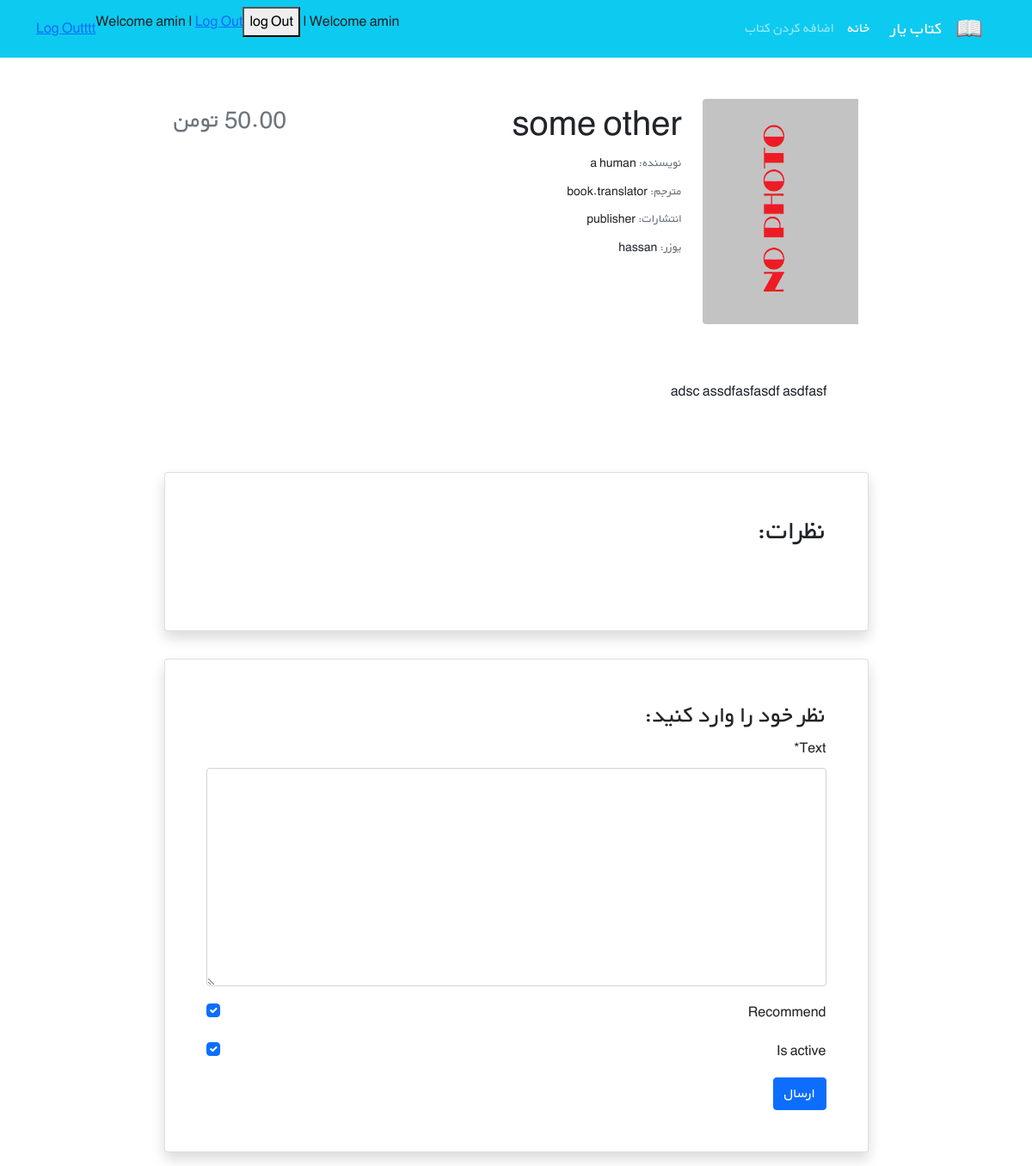
The page /books/22 (signed in) on the database its author committed.
### accounts/models.py (models this page shows)
class CustomUser(AbstractUser):
    age = models.PositiveIntegerField(null=True, blank=True)

### books/models.py (models this page shows, shortened)
class Book(models.Model):
    user = models.ForeignKey(get_user_model(), on_delete=models.CASCADE)
    title = models.CharField(max_length=200)
    author = models.CharField(max_length=200)
    brief = models.TextField()
    price = models.DecimalField(max_digits=5, decimal_places=2)
    cover = models.ImageField(upload_to='covers/', blank=True)

### books/views.py (the view)
# urls.py: path('<int:pk>', book_detail_view, name='book_detail'),
@login_required()
def book_detail_view(request, pk):
    book = get_object_or_404(Book, pk=pk)  # get book object
    book_comments = book.comments.all()    # get book comments
    if request.method == 'POST':
        comment_form = CommentForm(request.POST)
        if comment_form.is_valid():
            new_comment = comment_form.save(commit=False)
            new_comment.book = book
            new_comment.user = request.user
            new_comment.save()
            comment_form = CommentForm()
    else:
        comment_form = CommentForm()
    return render(request, 'books/book_detail.html', {
        'book':book,
        'comments':book_comments,
        'comment_form' : comment_form,
    })

### books/forms.py
class CommentForm(forms.ModelForm):
    class Meta:
        model = Comment
        fields = ('text', 'recommend', 'is_active')

### books/Templates/books/book_detail.html (shortened to what this page needs)
{% extends '_base.html' %}
{% load crispy_forms_tags %}
{% load book_tags %}
{% block content %}
    <div class="container mt-5" dir="rtl">
        <div class="">
            <div class="">
                <div class="d-flex justify-content-center">
                    <div class="row w-sm-75 w-100">
                        <div class="col-xs-12 col-md-3 d-flex justify-content-center">
                            <div>
                                {% if book.cover %}
                                    <img src="{{ book.cover.url }}"
                                         class="img-fluid rounded-start" alt="...">
                                {% else %}
                                    <img src="..\media\covers\no photo.png"
                                         class="img-fluid rounded-start" alt="...">
                                {% endif %}
                            </div>
                        </div>
                        <div class="col-xs-12 col-md-6 text-center text-md-end mt-md-1 mt-4">
                            <h1>{{ book.title }}</h1>
                            <h5 class="small my-1"><span class="text-muted">نویسنده: </span>{{ book.author }}</h5>
                            <h5 class="small my-1"><span class="text-muted">مترجم: </span>book.translator</h5>
                            <h5 class="small my-1"><span class="text-muted">انتشارات: </span>publisher</h5>
                            <h5 class="small my-1"><span class="text-muted">یوزر: </span>{{ book.user }}</h5>
                        </div>
                        <div class="col-xs-12 col-md-3 d-flex flex-column">
                            <h3 class="align-self-center pt-2 text-muted align-self-md-end">
                                {{ book.price }} تومن
                            </h3>
                        </div>
                    </div>
                </div>
                <div class="d-flex justify-content-center">
                    <div class="my-3 p-5 w-sm-75 w-100">
                        {{ book.brief }}
                    </div>
                </div>
                <div class="d-flex justify-content-center">
                    <div class="card shadow my-3 p-5 w-sm-75 w-100">
                        <h2 class="mb-5">نظرات:</h2>
                    </div>
                </div>
                <div class="d-flex justify-content-center">
                    <div class="card shadow my-3 p-5 w-sm-75 w-100">
                        <h3>نظر خود را وارد کنید:</h3>
                        <form method="POST">
                            {{ comment_form|crispy }}
                            <button type="submit" class="btn btn-primary">ارسال</button>
                        </form>
                    </div>
                </div>
            </div>
        </div>
    </div>
{% endblock %}

### templates/_base.html (shortened to what this page needs)
{% load static %}
<!doctype html>
<head>
    <link href="https://cdn.jsdelivr.net/npm/bootstrap@5.1.3/dist/css/bootstrap.min.css" rel="stylesheet"
>
    <link rel="stylesheet" href="{% static 'css/style.css' %}">
</head>
<body>
<nav class="navbar navbar-expand-lg navbar-dark bg-info" dir="rtl">
    <div class="container">
        <a class="navbar-brand" href="{% url 'home' %}">
            <img src="{% static 'icons/book.png' %}" alt="" height="30"
                 class="d-inline-block align-text-top">
        </a>
        <a class="navbar-brand mx-3" href="{% url 'home' %}">کتاب یار</a>
        <div class="collapse navbar-collapse" id="navbarNavAltMarkup">
            <div class="navbar-nav">
                <a class="nav-link active" aria-current="page" href="{% url 'book_list' %}">خانه</a>
                <a class="nav-link" href="{% url "book_create" %}">اضافه کردن کتاب</a>
            </div>
        </div>
            {% if user.is_authenticated %}
                <form action="{% url 'logout' %}" method="post">
                    <p>Welcome {{ user.username }} | <button type="submit">log Out</button></p>
                </form>
            {% else %}
                <a href="{% url 'login' %}">Log In</a> | <a href="{% url 'signup' %}">sign Up</a>
            {% endif %}
            <p>Welcome {{ user.username }} | <a href="{% url 'logout' %}">Log Out</a></p>
            <a href="{% url 'logout' %}">Log Outttt</a>
        </div>
</nav>
<div class="container">
    {% block content %}
    {% endblock %}
</div>
</body>
</html>

### static/css/style.css (style rules this page uses)
* { font-family: 'BYekan', sans-serif; line-height: 1.8rem; }
@media (min-width: 576px) { .w-sm-75 { width: 75%!important; } }

### rows shown on the page
CustomUser: username "amin"
Book: title "some other", author "a human", user "hassan", brief "adsc assdfasfasdf asdfasf"
